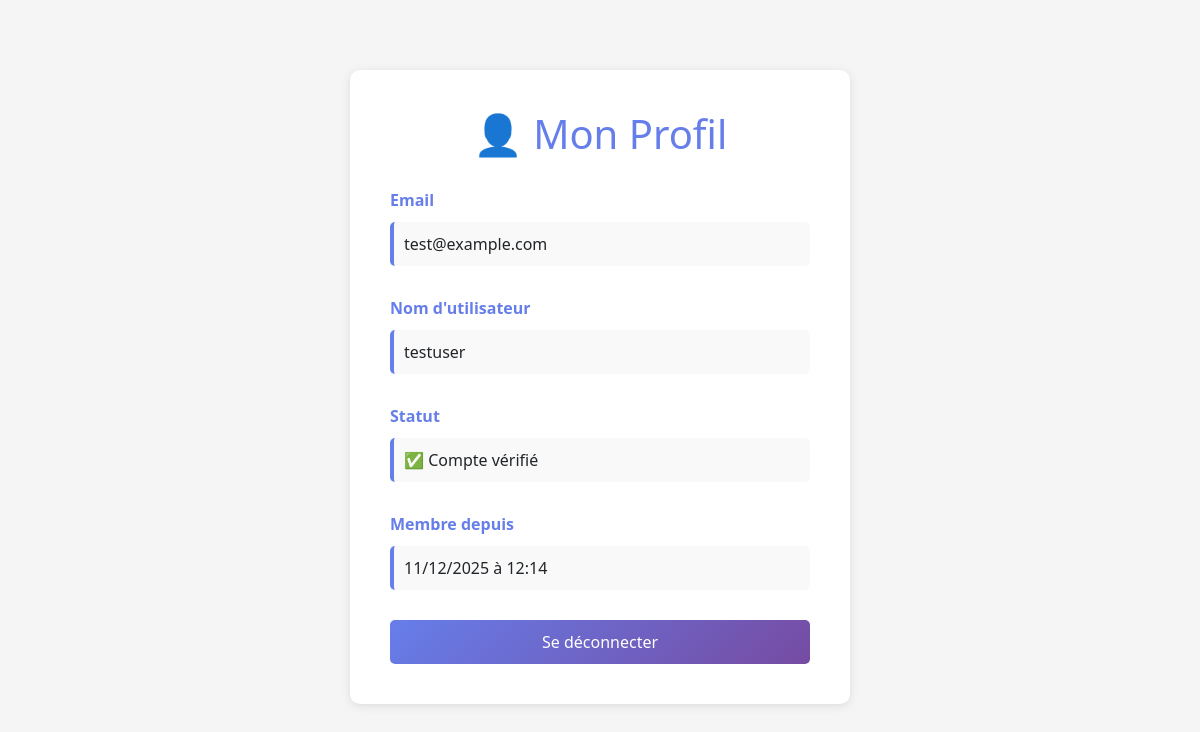
/profile/ (signed in), run on the app's committed database.
### AppYndeed/models.py (models this page shows, shortened)
class CustomUser(AbstractUser):
    email = models.EmailField(unique=True)
    is_verified = models.BooleanField(default=False)
    USERNAME_FIELD = 'email'
    REQUIRED_FIELDS = ['username']

### AppYndeed/views/auth.py (the view)
# urls.py: path('profile/', profile, name='profile'),
@login_required(login_url='login')
def profile(request):
    return render(request, 'auth/profile.html', {'user': request.user})

### AppYndeed/templates/auth/profile.html (shortened to what this page needs)
<!DOCTYPE html>
<html lang="fr">
<head>
    <link href="https://cdn.jsdelivr.net/npm/bootstrap@5.3.0/dist/css/bootstrap.min.css" rel="stylesheet">
</head>
<body>
    <div class="profile-container">
        <h1>👤 Mon Profil</h1>
        <div class="profile-info">
            <label>Email</label>
            <p>{{ user.email }}</p>
        </div>
        <div class="profile-info">
            <label>Nom d'utilisateur</label>
            <p>{{ user.username }}</p>
        </div>
        <div class="profile-info">
            <label>Statut</label>
            <p>
                {% if user.is_verified %}
                    ✅ Compte vérifié
                {% else %}
                    ⏳ En attente de vérification
                {% endif %}
            </p>
        </div>
        <div class="profile-info">
            <label>Membre depuis</label>
            <p>{{ user.date_joined|date:"d/m/Y à H:i" }}</p>
        </div>
        <a href="{% url 'logout' %}" class="btn-logout">Se déconnecter</a>
    </div>
</body>
</html>

### AppYndeed/templates/auth/profile.html (style rules this page uses)
body { background: #f5f5f5; padding: 20px 0; }
.profile-container { background: white; border-radius: 10px; box-shadow: 0 2px 10px rgba(0, 0, 0, 0.1); padding: 40px; max-width: 500px; margin: 50px auto; }
.profile-container h1 { color: #667eea; margin-bottom: 30px; text-align: center; }
.profile-info { margin-bottom: 30px; }
.profile-info label { color: #667eea; font-weight: bold; margin-bottom: 10px; }
.profile-info p { background: #f9f9f9; padding: 10px; border-radius: 5px; border-left: 4px solid #667eea; }
.btn-logout { background: linear-gradient(135deg, #667eea 0%, #764ba2 100%); border: none; color: white; padding: 10px 20px; border-radius: 5px; text-decoration: none; display: inline-block; width: 100%; text-align: center; }

### data on the page
CustomUser: email "test@example.com", username "testuser", date_joined "11/12/2025 à 12:14"
